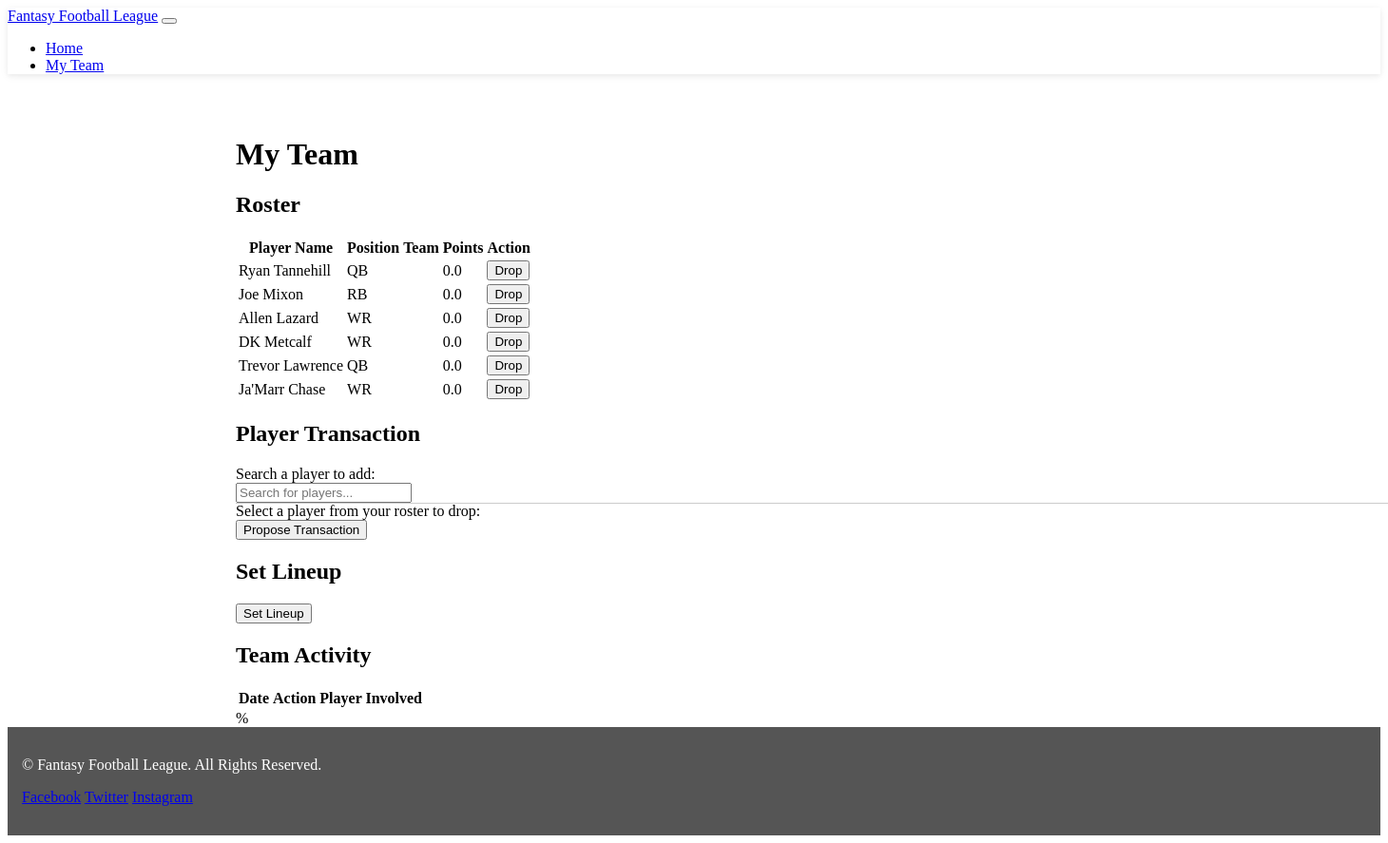
The page /home/my_team/ (signed in) on the database as committed earlier.
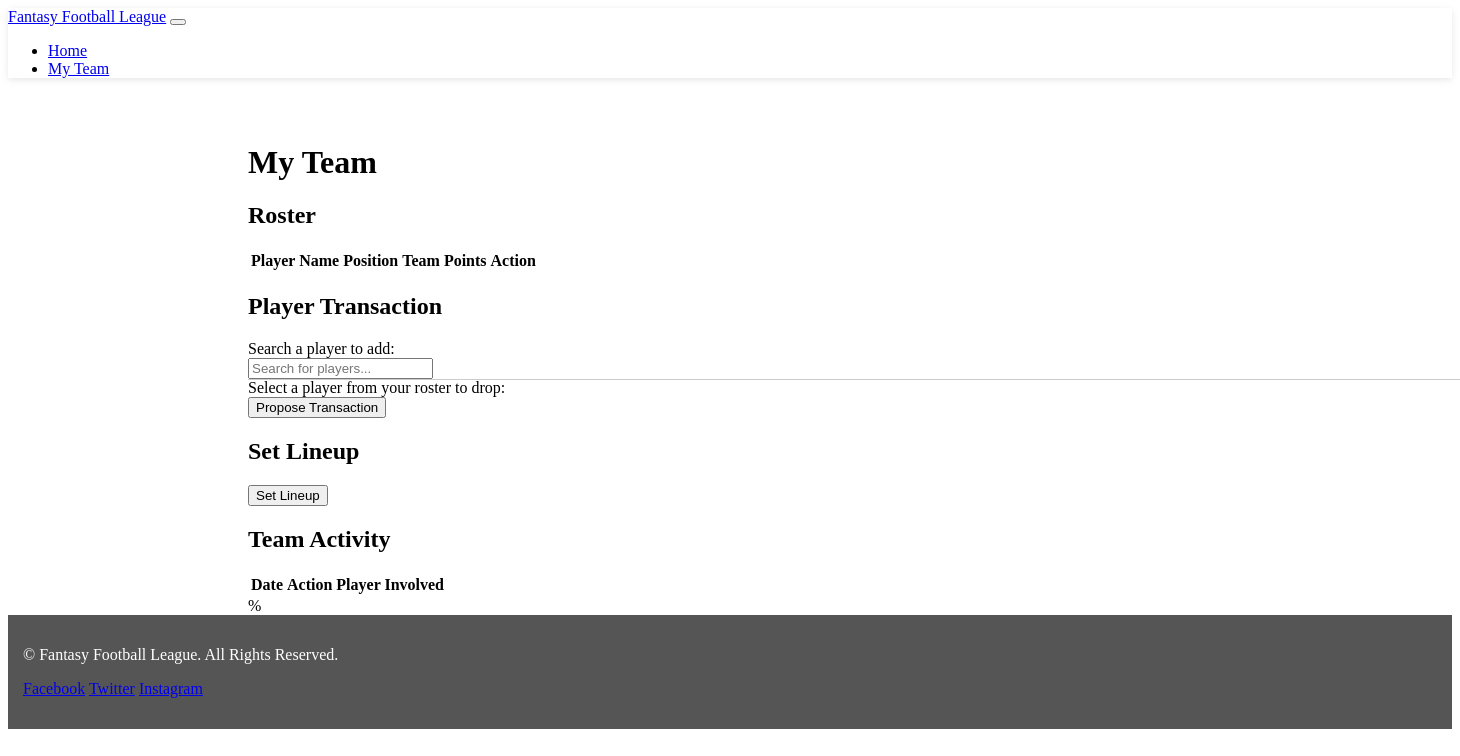
The same page on the database as committed later.
### player_scraping/models.py (models this page shows)
class Player(models.Model):
    id = models.CharField(max_length=20, primary_key=True)
    name = models.CharField(max_length=100)
    position = models.CharField(max_length=20)
    full_team = models.CharField(max_length=20, null=True)
    abr_team = models.CharField(max_length=5, null=True)
    transaction_history = models.ManyToManyField("Transaction", related_name="players")

### player_scraping/views.py (the view)
# urls.py: path("my_team/", views.my_team, name="my_team"),
@login_required
def my_team(request):
    context = {}
    form = TradePlayerForm(request.POST or None)
    context = {"form": form}
    context.update(DBService.get_player_roster_with_points(request))
    return render(request, "my_team.html", context=context)

### player_scraping/forms.py
class WeekSelectForm(forms.Form):
    week = forms.ChoiceField()
    def __init__(self, *args, **kwargs):
        super().__init__(*args, **kwargs)
        max_week = 14
        WEEK_CHOICES = [(i, f"Week {i}") for i in range(1, max_week + 1)]
        self.initial["week"] = League.objects.first().current_week
        self.fields["week"].choices = WEEK_CHOICES

### player_scraping/db_service.py (called while the page is built)
    @staticmethod
    def get_player_points(player, week, season):
        player_stat = PlayerStat.objects.filter(
            player=player, week=week, season=season
        ).first()
        logger.warning(f"Player: {player_stat}")
        if player_stat:
            return player_stat.points
        else:
            return DBService.fetch_and_save_player_stats(player.id, week, season)

    @staticmethod
    def fetch_and_save_player_stats(player_id, week, season):
        data = APIService.fetch_player_stats(player_id, week, season)
        logger.warning(f"data: {data}")
        if data is not None:
            return DBService.save_player_stats(player_id, week, season, data)
        else:
            return 0.0

### templates/my_team.html (shortened to what this page needs)
{% extends 'base.html' %} {% block content %} {% load static %}
<h1 class="my-4">My Team</h1>
<div class="team-roster">
  <h2>Roster</h2>
  <table class="table table-striped">
    <thead>
      <tr>
        <th>Player Name</th>
        <th>Position</th>
        <th>Team</th>
        <th>Points</th>
        <th>Action</th>
      </tr>
    </thead>
    <tbody>
      {% for player, points in roster_with_points %}
      <tr>
        <td>{{ player.name }}</td>
        <td>{{ player.position }}</td>
        <td>{{ player.team }}</td>
        <td>{{ points }}</td>
        <td>
          <button type="button" class="btn btn-danger" onclick="playerToDrop={{player.id}}">Drop</button>
        </td>
      </tr>
      {% endfor %}
    </tbody>
  </table>
</div>
<div class="trade-players my-4">
  <h2>Player Transaction</h2>
  <form method="post">
    <div class="form-group">
      <label for="my_player">Search a player to add:</label>
      <div>
        <div>
          <form id="searchForm" method="POST" onsubmit="return false;">
            <input type="text" id="searchInput" name="search_input" onkeyup="searchPlayers()" placeholder="Search for players..." />
            <div id="suggestions" class="suggestions"></div>
          </form>
        </div>
    </div>
    <div class="form-group">
      <label for="id_player_to_drop">Select a player from your roster to drop:</label>
    </div>
    <button type="button" class="btn btn-primary" id="propose-transaction" onclick="proposeTransaction()">Propose Transaction</button>
  </form>
</div>
<div class="set-lineup my-4">
  <h2>Set Lineup</h2>
  <form method="post" action="{% url 'set_lineup' %}">
    <button type="submit" class="btn btn-primary">Set Lineup</button>
  </form>
</div>
<div class="team-activity my-4">
  <h2>Team Activity</h2>
  <table class="table table-striped">
    <thead>
      <tr>
        <th>Date</th>
        <th>Action</th>
        <th>Player Involved</th>
      </tr>
    </thead>
  </table>
</div>
% {% endblock %}

Rows that differ between the two databases and show on the page:
removed Player: name "Ryan Tannehill", position "QB", points "0.0"
removed Player: name "Joe Mixon", position "RB", points "0.0"
removed Player: name "Allen Lazard", position "WR", points "0.0"
removed Player: name "DK Metcalf", position "WR", points "0.0"
removed Player: name "Trevor Lawrence", position "QB", points "0.0"
removed Player: name "Ja'Marr Chase", position "WR", points "0.0"
